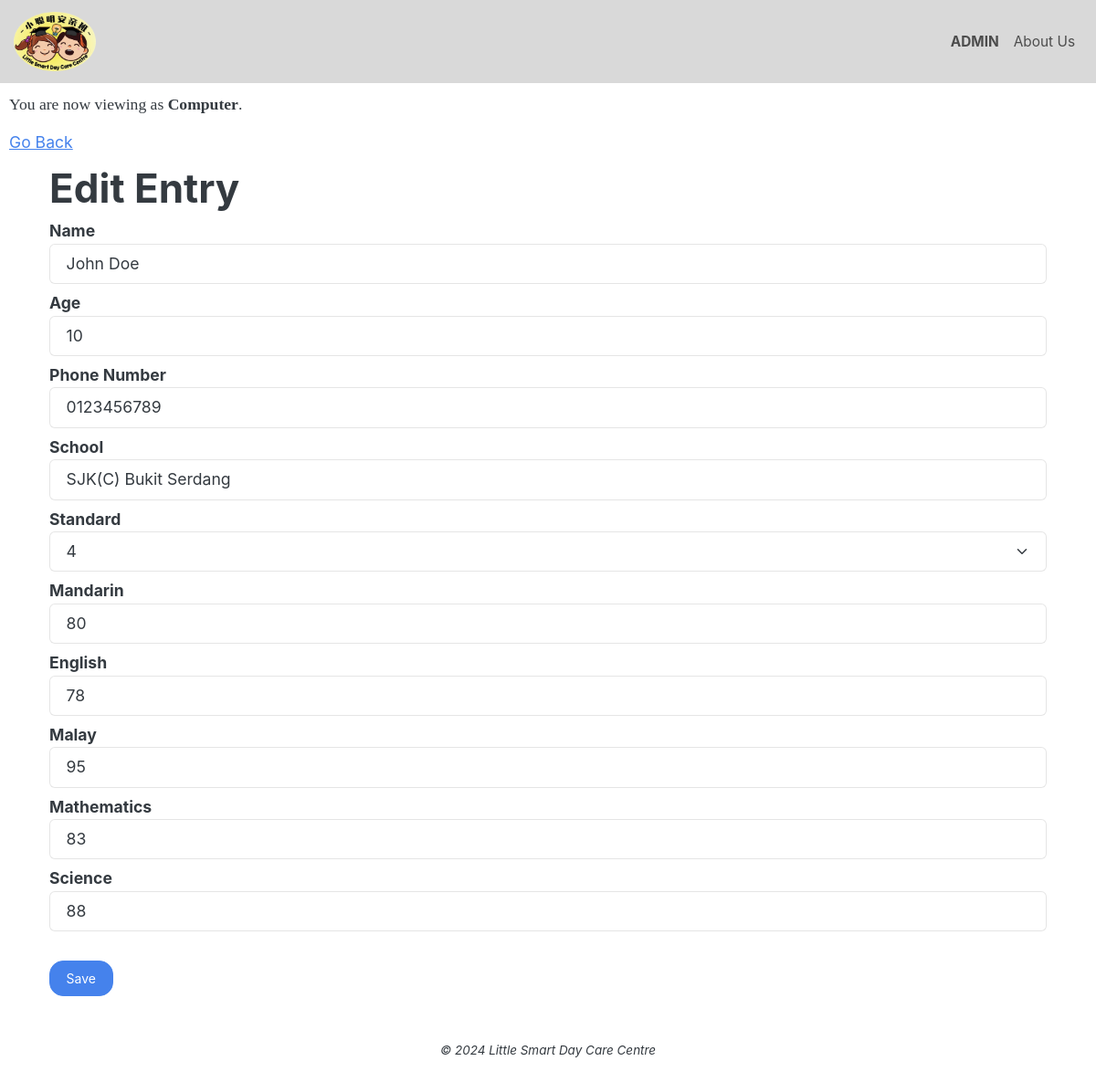
Page /edit_roster.php?id=100001 on the committed database.
### tables this page shows
CREATE TABLE `students` (
  `student_id` int(128) NOT NULL,
  `student_name` varchar(255) NOT NULL,
  `age` int(3) NOT NULL,
  `telno` varchar(16) NOT NULL,
  `school` varchar(255) NOT NULL,
  `standard` int(1) NOT NULL,
  `mandarin` int(3) NOT NULL,
  `english` int(3) NOT NULL,
  `malay` int(3) NOT NULL,
  `math` int(3) NOT NULL,
  `science` int(3) NOT NULL
);

### edit_roster.php (the view, shortened to what this page needs)
<!DOCTYPE html>
<html lang="en">
<?php
require_once("init_db.php");
include_once "helper_list_roster.php";
$student_id = intval($_GET["id"]) ?? die;
$stmt = $conn->prepare("SELECT student_id, student_name, age, telno, school, standard, mandarin, english, malay, math, science
    FROM students
    WHERE students.student_id = ?");
$stmt->bind_param("i", $student_id);
if (!$stmt->execute()){
    http_response_code(500);
    die;
}
$result = $stmt->get_result();
if ($row = $result->fetch_object()){
    $entry = $row;
} else {
    http_response_code(500);
    die;
}
?>
<head>
    <link href="https://cdn.jsdelivr.net/npm/bootstrap@5.3.3/dist/css/bootstrap.min.css" rel="stylesheet"
>
    <link rel="stylesheet" href="css/bootstrap.min.css">
        <link rel="stylesheet" href="css/main.css">
</head>
<body>
    <nav class="navbar navbar-expand navbar-light bg-custom">
        <a class="navbar-brand" href="index.html">
            <img src="media/logo.png" class="d-inline-block align-top" alt="day care centre logo">
        </a>
        <ul class="navbar-nav ms-auto">
            <li class="nav-item">
                <b>
                <a class="nav-link" href="roster.html">ADMIN</a>
                </b>
            </li>
            <li class="nav-item">
                <a class="nav-link" href="about.html">About Us</a>
        </ul>
    </nav>
    <section>
        <p id="PC">You are now viewing as <b>Computer</b>.</p>
        <a href="roster.php">Go Back</a>
        <section>
            <div class="container">
                <div class="container section-title ">
                    <h1>Edit Entry</h1>
                </div>
                <form action="api_editroster.php?id=<?php echo $entry->student_id?>" method="POST" enctype="multipart/form-data">
                    <div class="container">
                        <div class="row">
                            <div class="col-md-12 form-label">
                                <label for="name"><b>Name</b></label>
                                <input type="text" id="name" name="name" class="form-control" value="<?php echo $entry->student_name?>" required>
                            </div>
                        </div>
                        <div class="row">
                            <div class="form-label">
                                <label for="age"><b>Age</b></label>
                                <input type="age" id="age" name="age" class="form-control" value="<?php echo $entry->age?>" required>
                            </div>
                        </div>
                        <div class="row">
                            <div class="form-label">
                                <label for="telno"><b>Phone Number</b></label>
                                <input type="telno" id="telno" name="telno" class="form-control" value="<?php echo $entry->telno?>" required>
                            </div>
                        </div>
                        <div class="row">
                            <div class="form-label">
                                <label for="school"><b>School</b></label>
                                <input type="school" id="school" name="school" class="form-control" value="<?php echo $entry->school?>" required>
                            </div>
                        </div>
                        <div class="row">
                            <div class="form-label">
                                <label for="standard"><b>Standard</b></label>
                                <select type="standard" id="standard" name="standard" class="form-select" required>
                                </select>
                            </div>
                        </div>
                        <div class="row">
                            <div class="form-label">
                                <label for="mandarin"><b>Mandarin</b></label>
                                <input type="mandarin" id="mandarin" name="mandarin" class="form-control" value="<?php echo $entry->mandarin?>" required>
                            </div>
                        </div>
                        <div class="row">
                            <div class="form-label">
                                <label for="english"><b>English</b></label>
                                <input type="english" id="english" name="english" class="form-control" value="<?php echo $entry->english?>" required>
                            </div>
                        </div>
                        <div class="row">
                            <div class="form-label">
                                <label for="malay"><b>Malay</b></label>
                                <input type="malay" id="malay" name="malay" class="form-control" value="<?php echo $entry->malay?>" required>
                            </div>
                        </div>
                        <div class="row">
                            <div class="form-label">
                                <label for="math"><b>Mathematics</b></label>
                                <input type="math" id="math" name="math" class="form-control" value="<?php echo $entry->math?>" required>
                            </div>
                        </div>
                        <div class="row">
                            <div class="form-label">
                                <label for="science"><b>Science</b></label>
                                <input type="science" id="science" name="science" class="form-control" value="<?php echo $entry->science?>" required>
                            </div>
                        </div>
                        <div class="row">
                            <div class="col-md-7">
                                <div class="row mt-4">
                                    <div class="col-12">
                                        <input type="submit" value="Save" class="btn btn-primary">
                                    </div>
                                </div>
                            </div>
                        </div>
                    </div>
                </form>
            </div>
        </section>
        <br>
    </section>
    <footer>
        <small><i>
            © 2024 Little Smart Day Care Centre
        </i></small>
    </footer>
    <br>
</body>
</html>

### css/main.css (style rules this page uses)
section { margin: 10px; }
img { max-width: 100%; height: auto; }
.navbar { padding-left: 15px; padding-right: 15px; }
.navbar.bg-custom { background-color: #D9D9D9; }
.navbar-brand { width: 90px; height: auto; }
footer { text-align: center; }
body { min-height: 100vh; display: grid; grid-template-rows: auto 1fr auto; }

### rows in the picture
students: name "John Doe", age "10", telno "0123456789", school "SJK(C) Bukit Serdang", standard "4", mandarin "80", english "78", malay "95", math "83", science "88"
